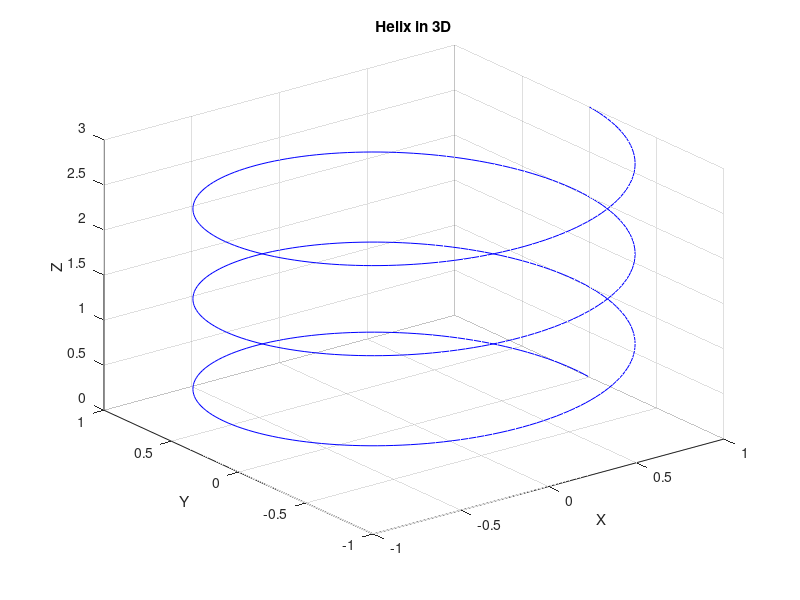

Here is the MATLAB script that generated this plot:
% plot3 - 3D line plot
% Demonstrates a 3D parametric curve (helix)

t = linspace(0, 6*pi, 500);
x = cos(t);
y = sin(t);
z = t / (2*pi);

figure;
plot3(x, y, z, 'b-');
title('Helix in 3D');
xlabel('X');
ylabel('Y');
zlabel('Z');
grid on;
